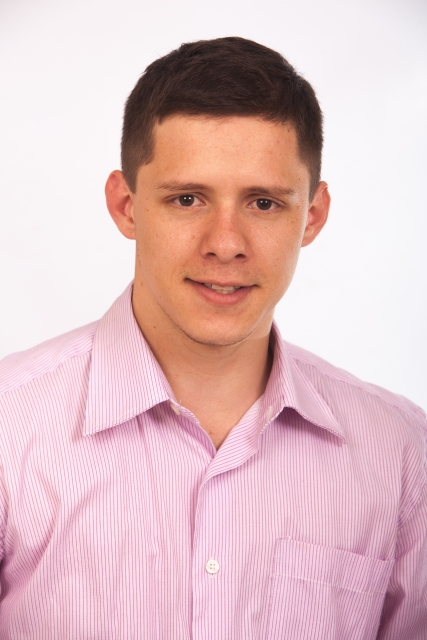
#> input picture OpenCV3_beginner/images/sample.jpg, 427 x 640 px, found by its file name
$ python flip.py
#> lines starting #> are read from the running program, lines starting #| are printed output that depends on the picture
import cv2

try:
    img = cv2.imread('C:/Source Codes/OpenCV3_beginner/images/sample.jpg')
#> img is the input picture: shape (640, 427, 3); mean B, G, R 194.7, 191.5, 224.3
    if img is None:
        print('ファイルを読み込めません．')
        import sys
        sys.exit()

    dst = cv2.flip(img,0)
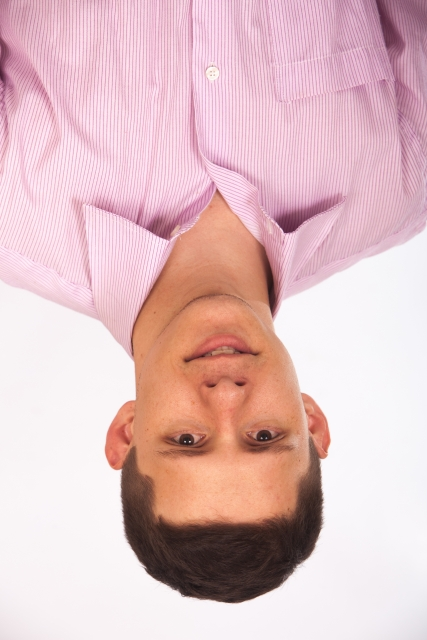
#> dst: shape (640, 427, 3); mean B, G, R 194.7, 191.5, 224.3
    cv2.imwrite('C:/Source Codes/OpenCV3_beginner/images/flip0.jpg',dst)
    cv2.imshow('dst1',dst)

    dst = cv2.flip(img,1)
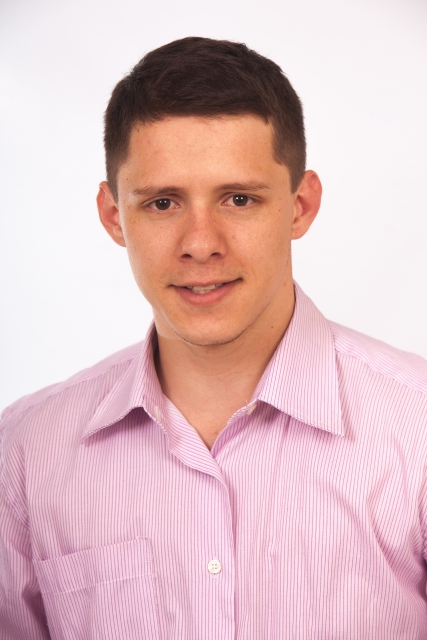
#> dst: shape (640, 427, 3); mean B, G, R 194.7, 191.5, 224.3
    cv2.imwrite('C:/Source Codes/OpenCV3_beginner/images/flip1.jpg',dst)
    cv2.imshow('dst2',dst)

    dst = cv2.flip(img,-1)
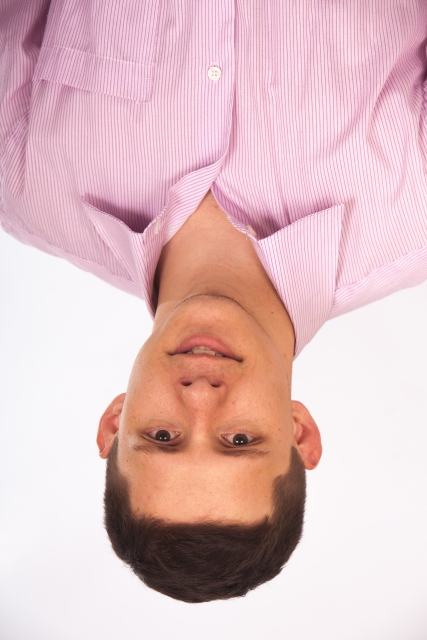
#> dst: shape (640, 427, 3); mean B, G, R 194.7, 191.5, 224.3
    cv2.imwrite('C:/Source Codes/OpenCV3_beginner/images/flip2.jpg',dst)
    cv2.imshow('dst3',dst)

    cv2.waitKey(0)
    cv2.destroyAllWindows()
except:
    import sys
    print ("Error:",sys.exc_info()[0])
    print(sys.exc_info()[1])
    import traceback
    print(traceback.format_tb(sys.exc_info()[2]))

$ run again, with OpenCV3_beginner/images/20230609.jpg copied over OpenCV3_beginner/images/sample.jpg
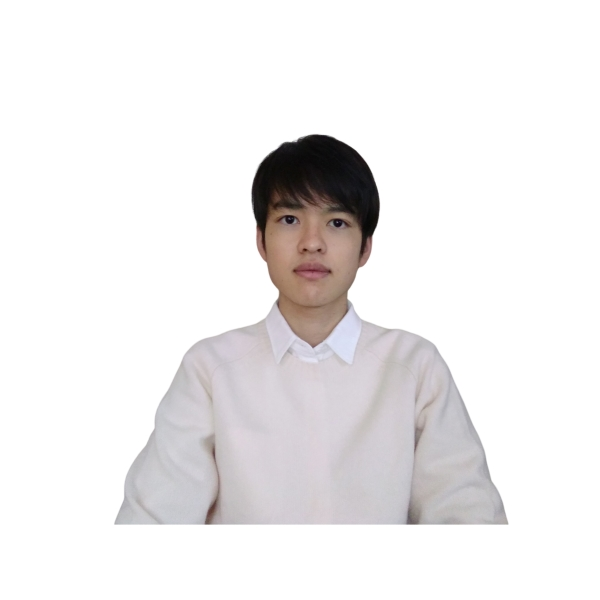
#> input picture OpenCV3_beginner/images/20230609.jpg, 600 x 600 px, found by its file name
#> img is the input picture: shape (600, 600, 3); mean B, G, R 236.2, 235.9, 237.8
#> `dst = cv2.flip(img,1)`:
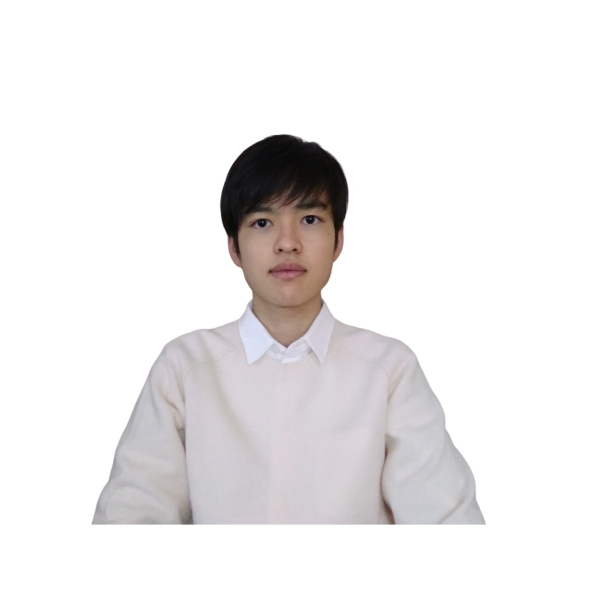
#> dst: shape (600, 600, 3); mean B, G, R 236.2, 235.9, 237.8
#> `dst = cv2.flip(img,-1)`:
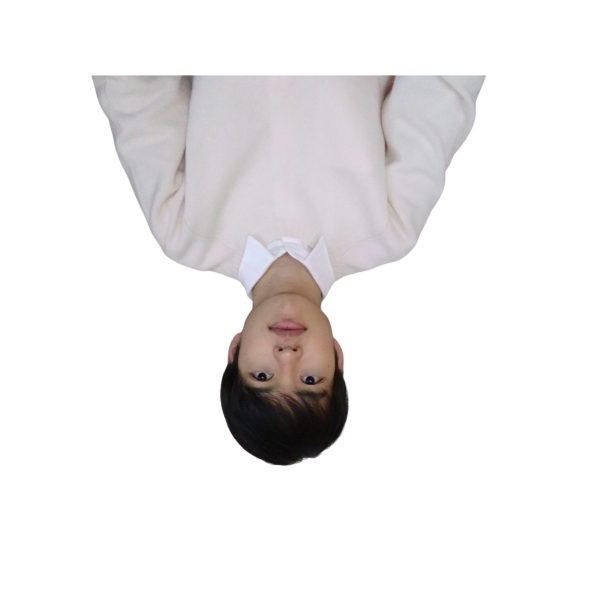
#> dst: shape (600, 600, 3); mean B, G, R 236.2, 235.9, 237.8
